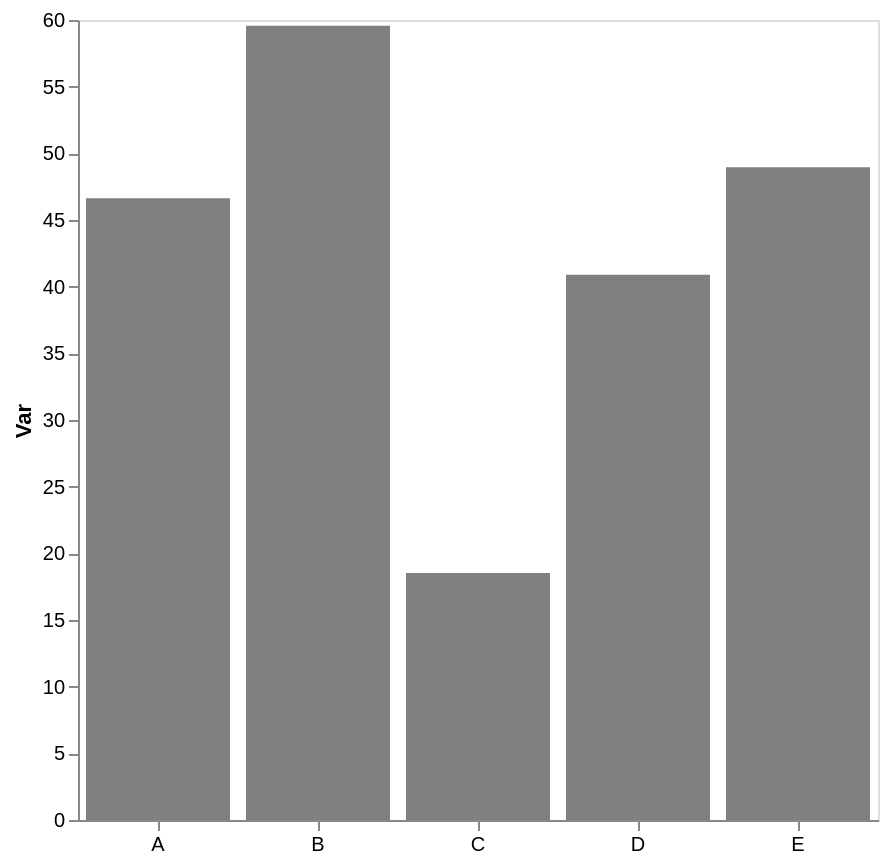

The Vega-Lite source for this figure:
### Vega-Lite specification from a JSON file in a GitHub repository (floating-point values rounded to 4 significant figures)
{"config": {"view": {"continuousWidth": 300, "continuousHeight": 300}, "axis": {"grid": false}, "bar": {"color": "gray"}}, "data": {"name": "data-cc732d6e938fb203d6b9305024808bc5"}, "mark": {"type": "bar"}, "encoding": {"x": {"axis": {"labelAngle": 0, "title": null}, "field": "cat", "type": "nominal"}, "y": {"aggregate": "mean", "axis": {"title": "Var"}, "field": "var1", "type": "quantitative"}}, "height": 400, "width": 400, "$schema": "https://vega.github.io/schema/vega-lite/v5.17.0.json", "datasets": {"data-cc732d6e938fb203d6b9305024808bc5": [{"cat": "E", "var1": 46.62, "var2": 47.78}, {"cat": "A", "var1": 55.64, "var2": 49.07}, {"cat": "E", "var1": 51.28, "var2": 39.39}, {"cat": "B", "var1": 51.48, "var2": 56.71}, {"cat": "C", "var1": 15.95, "var2": 55.66}, {"cat": "D", "var1": 40.88, "var2": 57.45}, {"cat": "C", "var1": 21.09, "var2": 37.73}, {"cat": "B", "var1": 59.42, "var2": 59.88}, {"cat": "A", "var1": 48.13, "var2": 67.05}, {"cat": "B", "var1": 61.59, "var2": 41.46}, {"cat": "B", "var1": 65.76, "var2": 48.56}, {"cat": "A", "var1": 36.13, "var2": 47.64}]}}
